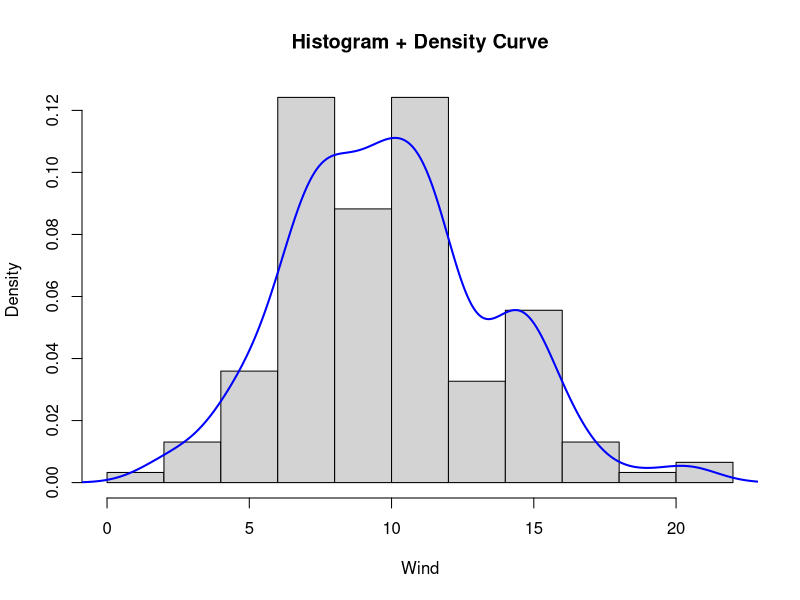
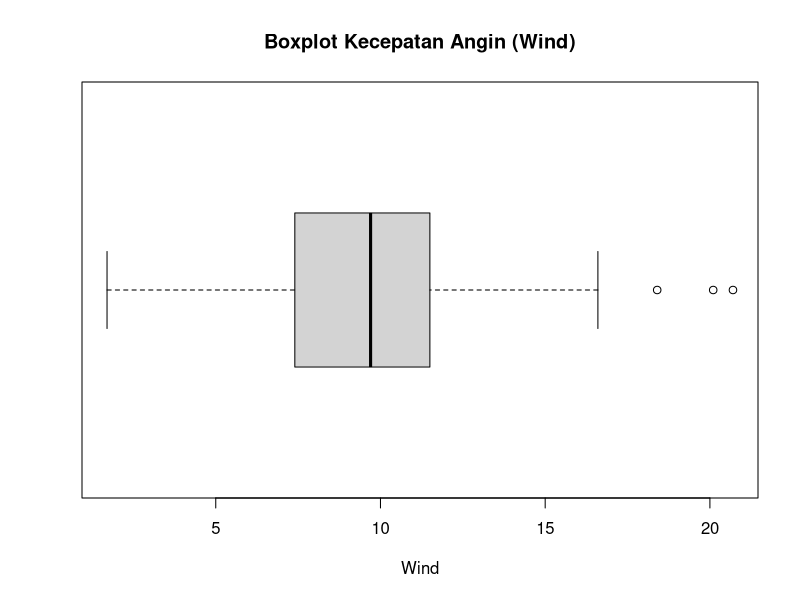
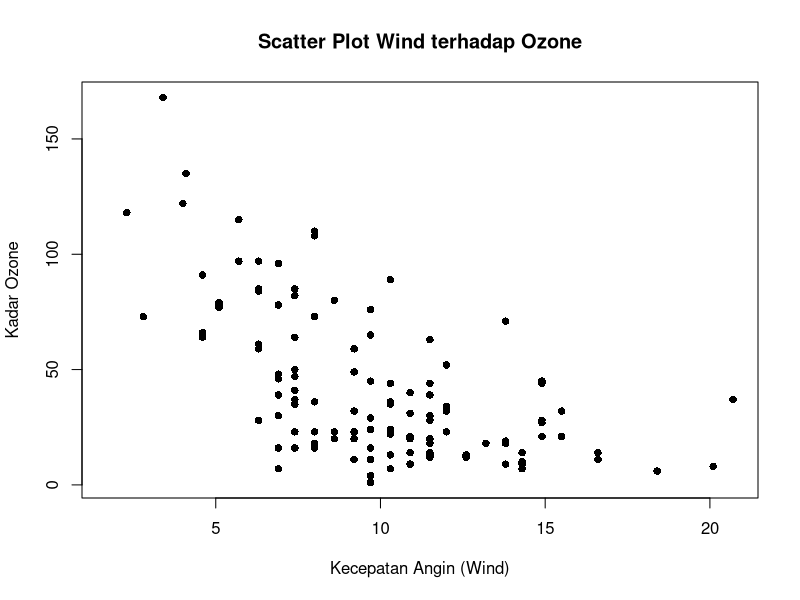

The R script that drew these images, in order:
# 3338250067 IbnuAR
# ANALISIS DATA AIRQUALITY

# 1. Membuka data airquality
data(airquality)

# Melihat beberapa data awal
head(airquality)

# Melihat struktur data
str(airquality)

# Melihat ringkasan data
summary(airquality)


# 2. HISTOGRAM WIND + DENSITY

hist(airquality$Wind,
     breaks = 10,
     probability = TRUE,
     xlab = "Wind",
     ylab = "Density",
     main = "Histogram + Density Curve")

# Menghitung density
dens <- density(airquality$Wind)

# Menambahkan kurva density
lines(dens,
      col = "blue",
      lwd = 2)


# 3. BOXPLOT WIND

boxplot(airquality$Wind,
        horizontal = TRUE,
        main = "Boxplot Kecepatan Angin (Wind)",
        xlab = "Wind")


# 4. STEM-AND-LEAF WIND


# Menghilangkan data kosong
wind <- na.omit(airquality$Wind)

# Membuat stem-and-leaf
stem(wind)


# 5. SCATTER PLOT WIND DAN OZONE

plot(Ozone ~ Wind,
     data = airquality,
     pch = 16,
     main = "Scatter Plot Wind terhadap Ozone",
     xlab = "Kecepatan Angin (Wind)",
     ylab = "Kadar Ozone")
